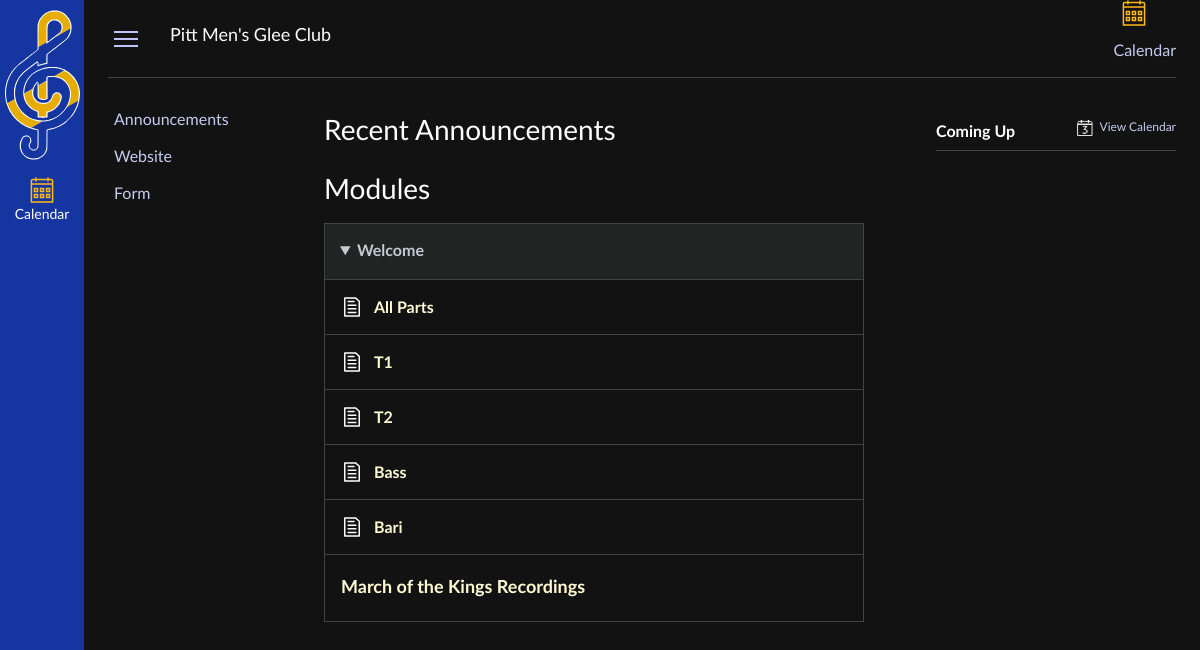
Before: / with the older database file.
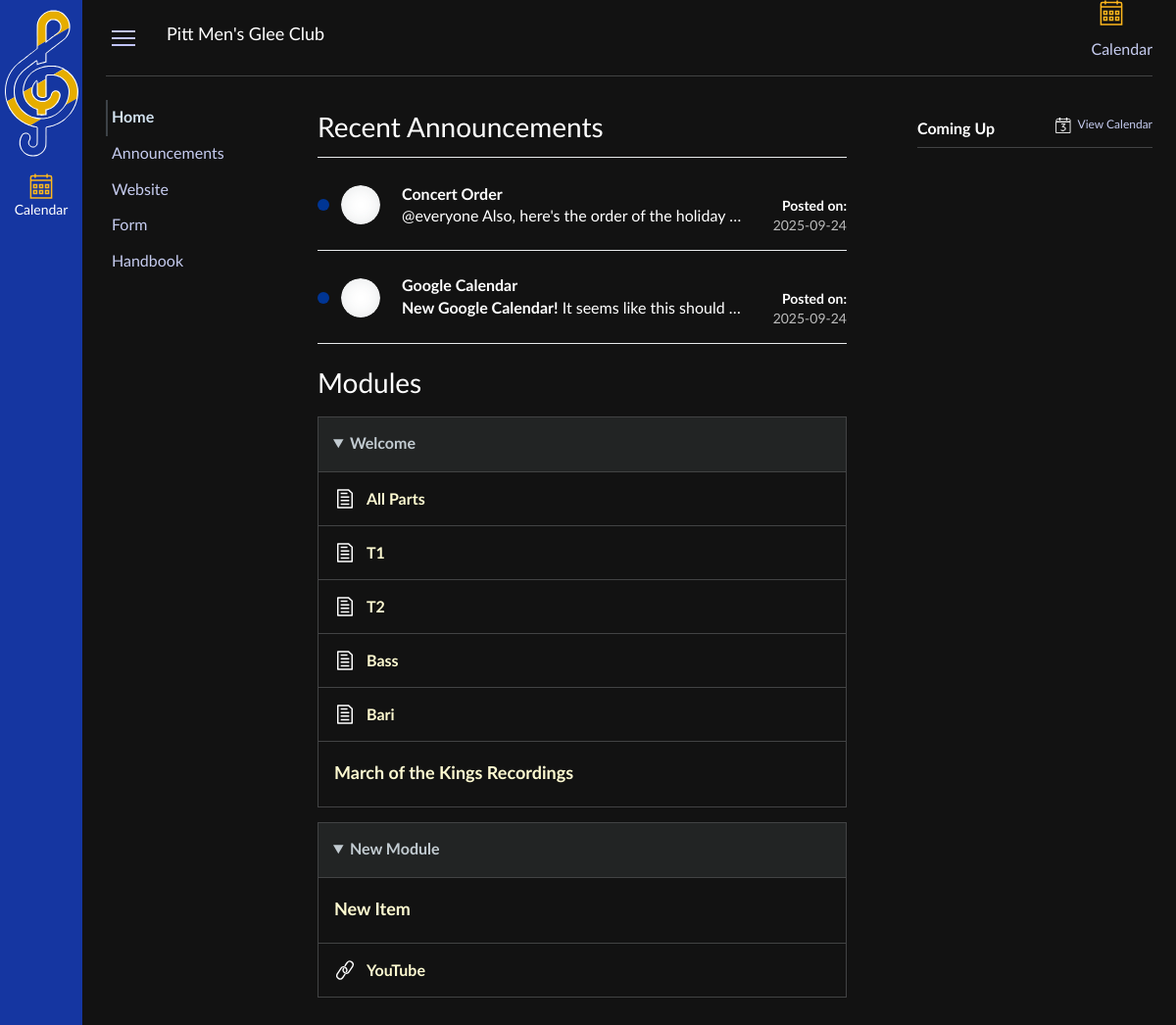
After: the same page with the newer database file.
### models.py (models this page shows)
class Link(Base):
    __tablename__ = "Links"
    id = Column("id", Integer, primary_key=True, autoincrement=True)
    position = Column("position", Integer, nullable=False)
    display_name = Column("display_name", String, nullable=False)
    type = Column("type", String, nullable=False)
    url = Column("url", String, nullable=False)
    def toJSON(self):
        return {
            "id":self.id,
            "position":self.position,
            "display_name": self.display_name,
            "type": self.type,
            "url" : self.url
        }

class Module(Base):
    __tablename__ = "Modules"
    id = Column("id", Integer, primary_key=True, autoincrement=True)
    position = Column("position", Integer, nullable=False)
    display_name = Column("display_name", String, nullable=False)
    hidden = Column("hidden", Boolean, nullable=False)
    def toJSON(self):
        return {
            "id": self.id,
            "position": self.position,
            "display_name": self.display_name,
            "hidden" : self.hidden
        }

class Item(Base):
    __tablename__ = "Items"
    id = Column("id", Integer, primary_key=True, autoincrement=True)
    module_id = Column("module_id", Integer, nullable=False)
    position = Column("position", Integer, nullable=False)
    type = Column("type", String, nullable=False)
    display = Column("display", String, nullable=False)
    url = Column("url", String, nullable=True)
    hidden = Column("hidden", Boolean, nullable=False)
    def toJSON(self):
        return {
            "id": self.id,
            "module_id": self.module_id,
            "position": self.position,
            "type": self.type,
            "display": self.display,
            "url": self.url,
            "hidden": self.hidden
        }

class Announcement(Base):
    __tablename__ = "Announcements"
    id = Column("id", Integer, primary_key=True, autoincrement=True)
    author = Column("author", String, nullable=False)
    title = Column("title", String, nullable=False)
    date_posted = Column("date_posted", DateTime, nullable=False,default=datetime.datetime.now(datetime.timezone.utc))
    content = Column("content", String, nullable=False)
    def toJSON(self):
        return {
            "id": self.id,
            "author": self.author,
            "title": self.title,
            "date_posted": self.date_posted,
            "content" : self.content
        }

### main.py (the view)
@app.route("/")
def home():
    links = sqlSession.getLinksJSON()
    modules = sqlSession.getModulesJSON()
    for module in modules:
        module['blocks'] = sqlSession.getItemsJSON(module['id'])
    announcements = sqlSession.getAnnouncementsJSON()[0:3]
    calendarItems = sqlSession.getCalendarItemsJSON()
    return render_template("home.html", links=links, modules=modules, announcements=announcements, calendarItems=calendarItems)

### session.py (called while the page is built)
    def getLinksJSON(self) -> list[dict[str, Any]]:
        links = self.session.query(Link).order_by(Link.position).all()
        obj = []
        for link in links:
            obj.append(link.toJSON())
        return obj

    def getModulesJSON(self) -> list[dict[str, Any]]:
        modules = self.session.query(Module).order_by(Module.position).all()
        obj = []
        for module in modules:
            obj.append(module.toJSON())
        return obj

    def getItemsJSON(self, id) -> list[dict[str, Any]]:
        items = self.session.query(Item).filter_by(module_id=id).order_by(Item.position).all()
        obj = []
        for item in items:
            obj.append(item.toJSON())
        return obj

    def getAnnouncementsJSON(self) -> list[dict[str, Any]]:
        announcements = self.session.query(Announcement).order_by(desc(Announcement.date_posted)).all()
        obj = []
        for announcement in announcements:
            announcement.date_posted = announcement.date_posted.date()
            obj.append(announcement.toJSON())
        return obj

    def getCalendarItemsJSON(self) -> list[dict[str, Any]]:
        calendarItems = self.session.query(CalendarItem).order_by(CalendarItem.target_date).all()
        obj = []
        for calendarItem in calendarItems:
            if (datetime.now() <= calendarItem.target_date and datetime.now() + datetime.timedelta(weeks=1) >= calendarItem.target_date):
                obj.append(calendarItem.toJSON())
            else:
                break
        return obj

### templates/home.html (shortened to what this page needs)
{% extends "index.html" %}
{% block sidebar_links %}
    {% for link in links %}
        {% if link.type == 'external' %}
            <li><a link-id="{{ link.id }}" href="{{ link.url }}" target="_blank">{{ link.display_name }}</a></li>
        {% elif link.type == 'page' %}
            <li><a link-id="{{ link.id }}" href="{{ url_for('page', id= link.url) }}">{{ link.display_name }}</a></li>
        {% elif link.type == 'internal' %}
            <li><a link-id="{{ link.id }}" href="{{ url_for(link.url) }}">{{ link.display_name }}</a></li>
        {% elif link.type == 'file' %}
            <li><a link-id="{{ link.id }}" href="{{ url_for('file', key= link.url) }}">{{ link.display_name }}</a></li>
        {% else %}
            <li><a link-id="{{ link.id }}">Failed</a></li>
        {% endif %}
    {% endfor %}
{% endblock %}
{% block right_display %}
{% endblock %}
{% block main_content %}
    <div id="announcements">
        <h2>Recent Announcements</h2>
        {% for announcement in announcements %}
            <div class="announcement" announcement-id="{{ announcement.id }}">
                <span>
                    <span class="circle"></span>
                </span>
                <div class="author">
                    <span>
                    </span>
                </div>
                <div class="content">
                    <a href="{{ url_for('announcement', id=announcement.id) }}">
                        <h3>
                            {{ announcement.title }}
                        </h3>
                    </a>
                    <div class="content-body">
                        {{ announcement.content | safe }}
                    </div>
                </div>
                <div class="meta">
                    <div class="actions">
                    </div>
                    <div>
                        <div>
                            <span>
                                <p>Posted on:</p>
                            </span>
                            <span>
                                <p>{{ announcement.date_posted }}</p>
                            </span>
                        </div>
                    </div>
                </div>
            </div>
        {% endfor %}
    </div>
    <div id="modules">
        <h2>Modules</h2>
        {% for module in modules %}
            <div class="module" module-id="{{ module.id }}" {% if module.hidden %} style="display:none" {% endif %}>
                <details open>
                    <summary> {{ module.display_name }}</summary>
                    <ul class="module-items">
                        {% for item in module.blocks %}
                            <li class="module-{{item.type}}" item-id="{{ item.id }}" {% if item.hidden %} style="display:none" {% endif %}>
                                <span></span>
                                {% if item.type == "header" %}
                                    <h3>{{ item.display }}</h3>
                                {% elif item.type == "link"%}
                                    <a href="{{ item.url }}" target="_blank">{{ item.display }}</a>
                                {% elif item.type == "file" %}
                                    <a href="{{ url_for('file', key=item.url) }}">{{ item.display }}</a>
                                {% elif item.type == "music" %}
                                    <a href="{{ url_for('music', key=item.url) }}">{{ item.display }}</a>
                                {% elif item.type == "page" %}
                                    <a href="{{ url_for('page', id= item.url) }}">{{ item.display }}</a>
                                {% endif %}
                            </li>
                        {% endfor %}
                    </ul>
                </details>
            </div>
        {% endfor %}
    </div>
{% endblock %}

### templates/index.html (shortened to what this page needs)
<html lang="en">
<head>
    <link rel="stylesheet" href="{{ url_for('static', filename='css/main.css') }}" media="screen and (min-width: 760px)">
    <link rel="stylesheet" href="{{ url_for('static', filename='css/mobile.css') }}" media="screen and (max-width: 759px)">
</head>
<body>
    <ul id="menubar">
        <li id="logo-item"></li>
        <li>
            <a style="padding: .4375rem 0;" href="{{ url_for('calendar') }}">
                <div class="icon-container">
                </div>
                <p>Calendar</p>
            </a>
        </li>
    </ul>
    <div id="main-wrapper">
        <div id="header">
            <button id="sidebar-hamburger" title="Hide Navigation Menu" type="button">
                <div></div>
                <div></div>
                <div></div>
            </button>
            <div id="path">
                <ul>
                    <li>
                        <a href="{{ url_for('home') }}">
                            <span>Pitt Men's Glee Club</span>
                        </a>
                    </li>
                </ul>
            </div>
            <a id="mobile-cal-button" href="{{ url_for('calendar') }}">
                <div class="icon-container">
                </div>
                <p>Calendar</p>
            </a>
        </div>
        <div id="main">
            <div id="sidebar1">
                <div id="sidebar2">
                    <ul>
                        {% block sidebar_links %}{% endblock %}
                    </ul>
                </div>
            </div>
            <div id="big-wrapper">
                <div id="content-wrapper">
                    <div id="content">
                        {% block main_content %}{% endblock %}
                    </div>
                </div>
                <div id="right-side-wrapper" style="{% block right_display %}{% endblock %}">
                    <aside id="right-side">
                        <div id="events-list">
                            <div>
                                <h2>Coming Up</h2>
                                <a href="{{ url_for('calendar') }}">
                                    View Calendar
                                </a>
                            </div>
                        </div>
                    </aside>
                </div>
            </div>
        </div>
    </div>
</body>
</html>

Changed rows visible on the page:
added Link: display_name "Home"
added Link: display_name "Handbook"
added Announcement: title "Concert Order", content "@everyone Also, here's the order of the holiday…", date_posted "2025-09-24"
added Announcement: title "Google Calendar", content "New Google Calendar! It seems like this should…", date_posted "2025-09-24"
added Module: display_name "New Module"
added Item: display "New Item", shown under "New Module"
added Item: display "YouTube", shown under "New Module"
